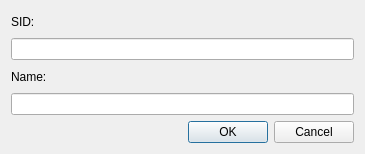
<?xml version="1.0" encoding="UTF-8"?>
<ui version="4.0">
 <class>CreateRecordDialog</class>
 <widget class="QDialog" name="CreateRecordDialog">
  <property name="geometry">
   <rect>
    <x>0</x>
    <y>0</y>
    <width>365</width>
    <height>154</height>
   </rect>
  </property>
  <property name="sizePolicy">
   <sizepolicy hsizetype="Preferred" vsizetype="Preferred">
    <horstretch>0</horstretch>
    <verstretch>0</verstretch>
   </sizepolicy>
  </property>
  <property name="windowTitle">
   <string>Create Record</string>
  </property>
  <property name="modal">
   <bool>true</bool>
  </property>
  <layout class="QVBoxLayout" name="verticalLayout_3">
   <item>
    <layout class="QVBoxLayout" name="verticalLayout_2">
     <item>
      <layout class="QVBoxLayout" name="verticalLayout">
       <property name="sizeConstraint">
        <enum>QLayout::SetDefaultConstraint</enum>
       </property>
       <item>
        <layout class="QVBoxLayout" name="input_sid">
         <item>
          <widget class="QLabel" name="lbl_sid">
           <property name="text">
            <string>SID:</string>
           </property>
          </widget>
         </item>
         <item>
          <widget class="QLineEdit" name="txt_sid"/>
         </item>
        </layout>
       </item>
       <item>
        <layout class="QVBoxLayout" name="input_name">
         <item>
          <widget class="QLabel" name="lbl_name">
           <property name="text">
            <string>Name:</string>
           </property>
          </widget>
         </item>
         <item>
          <widget class="QLineEdit" name="txt_name"/>
         </item>
        </layout>
       </item>
      </layout>
     </item>
     <item>
      <widget class="QDialogButtonBox" name="controls">
       <property name="orientation">
        <enum>Qt::Horizontal</enum>
       </property>
       <property name="standardButtons">
        <set>QDialogButtonBox::Cancel|QDialogButtonBox::Ok</set>
       </property>
      </widget>
     </item>
    </layout>
   </item>
  </layout>
 </widget>
 <resources/>
 <connections>
  <connection>
   <sender>controls</sender>
   <signal>accepted()</signal>
   <receiver>CreateRecordDialog</receiver>
   <slot>accept()</slot>
   <hints>
    <hint type="sourcelabel">
     <x>248</x>
     <y>214</y>
    </hint>
    <hint type="destinationlabel">
     <x>157</x>
     <y>253</y>
    </hint>
   </hints>
  </connection>
  <connection>
   <sender>controls</sender>
   <signal>rejected()</signal>
   <receiver>CreateRecordDialog</receiver>
   <slot>reject()</slot>
   <hints>
    <hint type="sourcelabel">
     <x>316</x>
     <y>220</y>
    </hint>
    <hint type="destinationlabel">
     <x>286</x>
     <y>253</y>
    </hint>
   </hints>
  </connection>
 </connections>
</ui>
